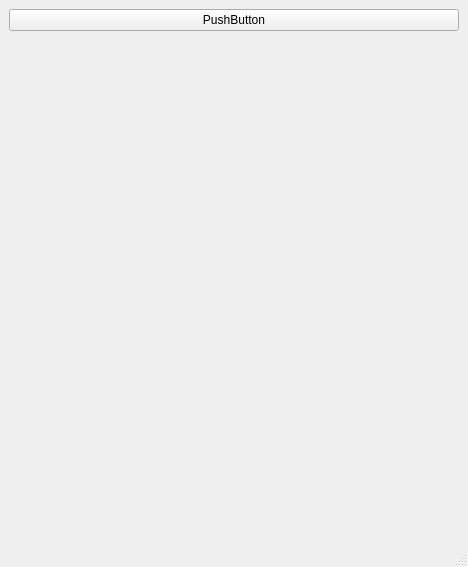
<?xml version="1.0" encoding="UTF-8"?>
<ui version="4.0">
 <class>MainWindow</class>
 <widget class="QMainWindow" name="MainWindow">
  <property name="geometry">
   <rect>
    <x>0</x>
    <y>0</y>
    <width>468</width>
    <height>567</height>
   </rect>
  </property>
  <property name="windowTitle">
   <string>MainWindow</string>
  </property>
  <widget class="QWidget" name="centralwidget">
   <layout class="QGridLayout" name="gridLayout">
    <item row="0" column="0">
     <widget class="QPushButton" name="pushButton_generate_random_signal">
      <property name="text">
       <string>PushButton</string>
      </property>
     </widget>
    </item>
    <item row="1" column="0">
     <widget class="MplWidget" name="MplWidget" native="true"/>
    </item>
   </layout>
  </widget>
  <widget class="QMenuBar" name="menubar">
   <property name="geometry">
    <rect>
     <x>0</x>
     <y>0</y>
     <width>468</width>
     <height>21</height>
    </rect>
   </property>
  </widget>
  <widget class="QStatusBar" name="statusbar"/>
 </widget>
 <customwidgets>
  <customwidget>
   <class>MplWidget</class>
   <extends>QWidget</extends>
   <header>mplwidget.h</header>
   <container>1</container>
  </customwidget>
 </customwidgets>
 <resources/>
 <connections/>
</ui>
